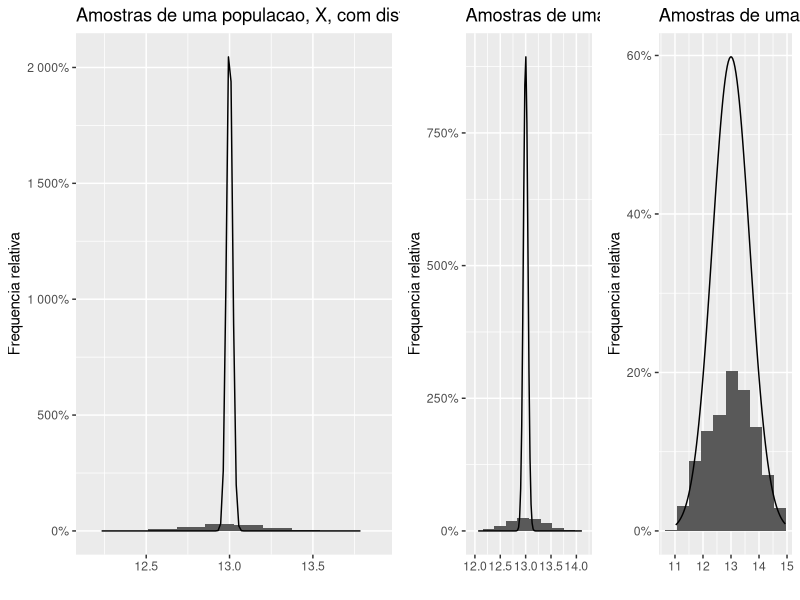

The R script that drew this image:
library(tidyverse)
library(ggpubr)

#Dados iniciais
nAmostras <- 1400
expSeed <- 1788
dimVector <- c(2,30,73)
limMin <- 11
limMax <- 15

#Alocação
mMedia <- data.frame(matrix(0,nAmostras,length(dimVector)))
mValVar <- matrix(0,1,length(dimVector))
x <- seq(from = limMin,to = limMax,len = nAmostras/2)

#Cálculos intemédios
valEsp <- ((limMax+limMin)/2) #Valor esperado
valVar <- (((limMax-limMin)^2)/12)

i <- 0
for (dim in dimVector) {
  i <- i + 1
  #Gerar Amostra
  set.seed(seed = expSeed)
  amostra <- replicate(nAmostras, runif(n = dim, min = limMin, max = limMax))
  mMedia[,i] <- apply(amostra,2,median)
  mValVar[i] <- (valVar/dim)
}

par(mfrow=c(1,length(dimVector)))
for (i in 1:length(dimVector)){
  graf <- ggplot(mMedia, aes(x = mMedia[,i])) +
  geom_histogram(aes(y = after_stat(count / sum(count))), bins = 10) +
  scale_y_continuous(labels = scales::percent)+
  stat_function(fun = dnorm, args = list(mean = valEsp,sd = mValVar[i]))+
    labs(title = 'Amostras de uma populacao, X, com distribuicao Uniforme ',x='',y='Frequencia relativa')
  if (i==1){
    grafArray <- ggarrange(graf)
  } else {
    grafArray <- ggarrange(graf,grafArray)
  }
}
grafArray
